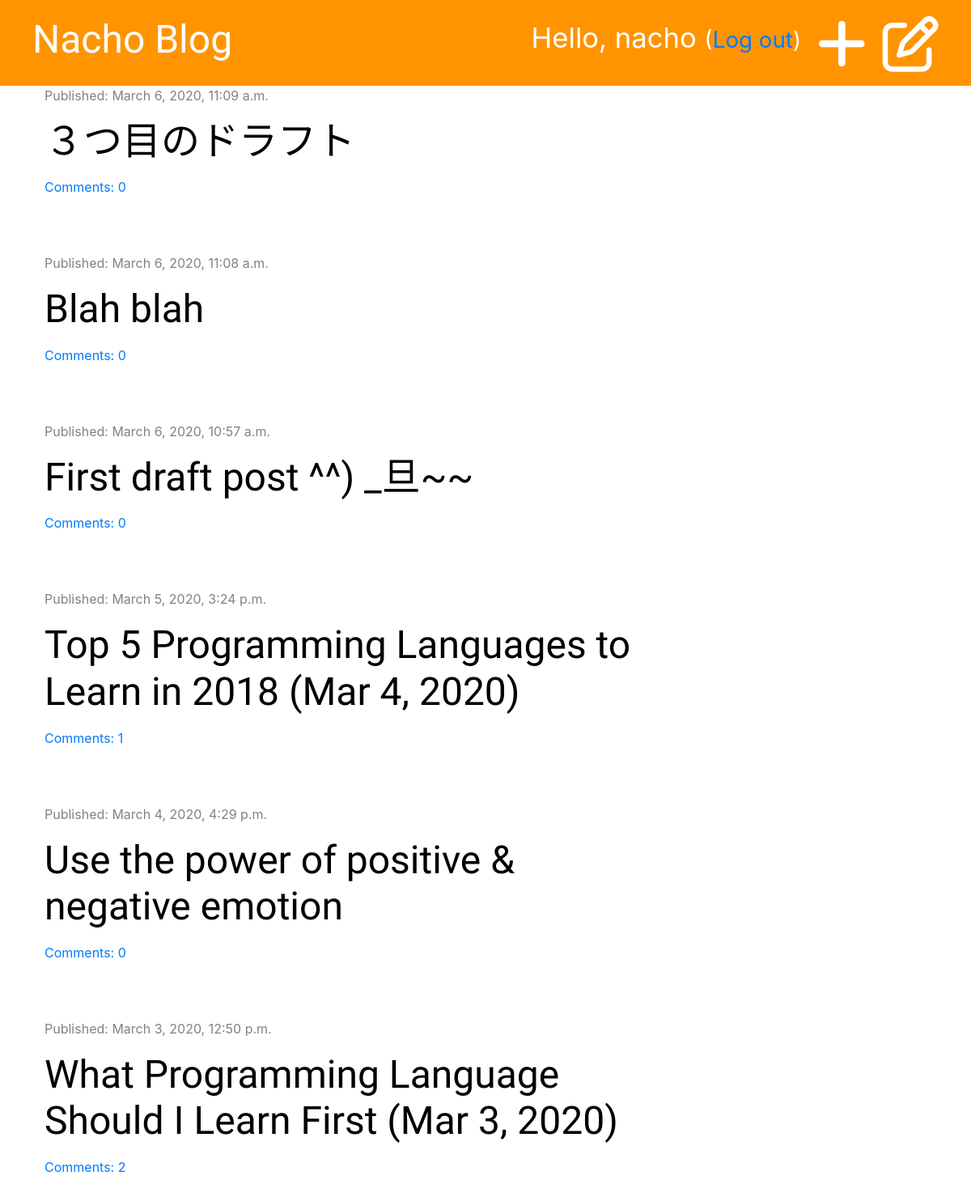
The app's page / (signed in) with its own data.
### blog/models.py (models this page shows, shortened)
class Post(models.Model):
    author = models.ForeignKey('auth.User', on_delete=models.CASCADE)
    title = models.CharField(max_length=200)
    text = models.TextField()
    created_date = models.DateTimeField(default=timezone.now)
    published_date = models.DateTimeField(blank=True, null=True)
    def approved_comments(self):
        return self.comments.filter(approved=True)

### blog/views.py (the view)
# urls.py: path('', views.post_list, name='post_list'),
def post_list(request):
    posts = Post.objects.filter(published_date__lte=timezone.now()).order_by('-published_date')
    stuff_for_frontend = {'posts': posts}
    return render(request, 'blog/post_list.html', stuff_for_frontend)

### blog/templatetags/markdownify.py (called while the page is built)
@register.filter
def markdown(value):
    renderer = HighlightRenderer()
    markdown = mistune.Markdown(renderer=renderer)
    return markdown(value)

### blog/templates/blog/post_list.html (shortened to what this page needs)
{% extends 'blog/base.html' %}
{% load markdownify %}
{% block content %}
    {% for post in posts %}
        <div class="post">
            <div class="date">
                <p>Published: {{ post.published_date }}</p>
            </div>
            <h1><a href="{% url 'post_detail' pk=post.pk %}">{{ post.title }}</a></h1>
            <a href="{% url 'post_detail' pk=post.pk %}">Comments: {{ post.approved_comments.count }}</a>
        </div>
    {% endfor %}
{% endblock %}

### blog/templates/blog/base.html (shortened to what this page needs)
{% load static %}
<!DOCTYPE html>
<html lang="en">
<head>
    <link rel="stylesheet" href="https://stackpath.bootstrapcdn.com/bootstrap/4.3.1/css/bootstrap.min.css">
    <link rel="stylesheet" href="{% static 'css/blog.css' %}">
    <link rel="stylesheet" href="{% static 'css/zenburn.css' %}">
</head>
<body>
    <div class="page-header">
        {% if user.is_authenticated %}
            <a href="{% url 'post_draft_list' %}" class="top-menu"><i class="far fa-edit fa-2x"></i></a>
            <a href="{% url 'post_new' %}" class="top-menu"><i class="fas fa-plus fa-2x"></i></a>
            <p class="top-menu">Hello, {{user.username }} <small>(<a href="{% url 'logout' %}">Log out</a>)</small></p>
        {% else %}
        <a href="{% url 'login' %}" class="top-menu"><i class="fas fa-signature fa-2x"></i></a>
        {% endif %}
        <h1><a href="{% url "post_list" %}">Nacho Blog</a></h1>
    </div>
    <div class="content container">
        <div class="row">
            <div class="col-md-8">
                {% block content %}
                {% endblock %}
            </div>
        </div>
    </div>
</body>
</html>

### blog/static/css/blog.css (style rules this page uses)
.page-header { background-color: #ff9400; margin-top: 0; padding: 20px 20px 20px 40px; }
.page-header h1, .page-header h1 a { color: #ffffff; font-size: 36pt; text-decoration: none; }
.content { margin-left: 40px; }
h1, h2, h3, h4 { font-family: 'Tangerine', 'Inconsolata', 'Droid Sans', serif; font-size: 48px; }
.date { color: #828282; }
.post { margin-bottom: 70px; }
.post h1 a { color: #000000; }
.top-menu, .top-menu:hover { color: #ffffff; float: right; font-size: 26pt; margin-right: 20px; }

### records on screen
Post: published_date "March 6, 2020, 11:09 a.m.", title "３つ目のドラフト", approved_comments.count "0"
Post: published_date "March 6, 2020, 11:08 a.m.", title "Blah blah", approved_comments.count "0"
Post: published_date "March 6, 2020, 10:57 a.m.", title "First draft post ^^) _旦~~", approved_comments.count "0"
Post: published_date "March 5, 2020, 3:24 p.m.", title "Top 5 Programming Languages to Learn in 2018 (Mar 4, 2020)", approved_comments.count "1"
Post: published_date "March 4, 2020, 4:29 p.m.", title "Use the power of positive & negative emotion", approved_comments.count "0"
Post: published_date "March 3, 2020, 12:50 p.m.", title "What Programming Language Should I Learn First (Mar 3, 2020)", approved_comments.count "2"

### other values on screen
{{ user.username }} "nacho"
